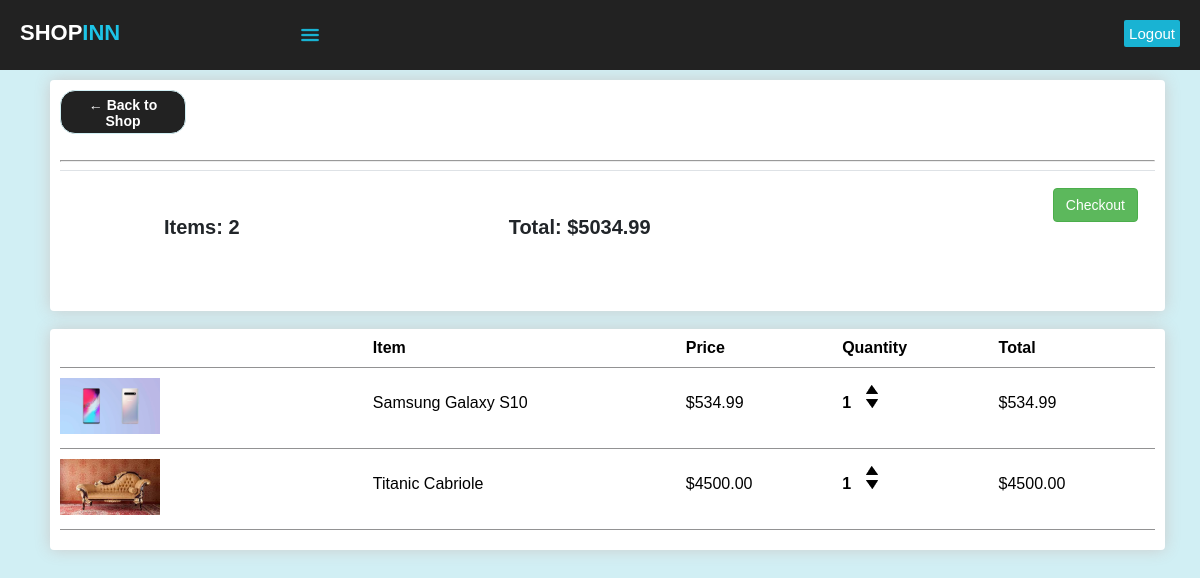
The app's page /cart/ (signed in) with its own data.
### accounts/models.py (models this page shows, shortened)
class Order(models.Model):
	customer = models.ForeignKey(Customer, on_delete=models.SET_NULL, blank=True, null=True)
	date_ordered = models.DateTimeField(auto_now_add=True)
	complete = models.BooleanField(default=False)
	transaction_id = models.CharField(max_length=100, null=True)
	@property
	def get_cart_total(self):
		orderitems = self.orderitem_set.all()
		total = sum([item.get_total for item in orderitems])
		return total
	@property
	def get_cart_items(self):
		orderitems = self.orderitem_set.all()
		total = sum([item.quantity for item in orderitems])
		return total

class OrderItem(models.Model):
	product = models.ForeignKey(Product, on_delete=models.SET_NULL, null=True, blank=True)
	order = models.ForeignKey(Order, on_delete=models.SET_NULL, null=True, blank=True)
	quantity = models.IntegerField(default=0, null=True, blank=True)
	date_added = models.DateTimeField(auto_now_add=True)
	@property
	def get_total(self):
		total = self.product.price * self.quantity
		return total

class Product(models.Model):
	name = models.CharField(max_length=200, null=True)
	price = models.FloatField()
	digital = models.BooleanField(default=False,null=True, blank=False)
	image = models.ImageField(null=True, blank=True)
	@property
	def imageURL(self):
		try:
			url = self.image.url
		except:
			url = 'static/images/222.jpg'
		return url

### accounts/views.py (the view)
# urls.py: path('cart/', views.cart, name="cart"),
def cart(request):
	data = cartData(request)
	items = data['items']
	order = data['order']
	cartItems = data['cartItems']
	context = {'items':items, 'order':order}
	return render (request,'accounts/cart.html', context)

### accounts/utils.py (called while the page is built)
def cartData(request):
	if request.user.is_authenticated:
		customer = request.user.customer
		order, created = Order.objects.get_or_create(customer=customer, complete=False)
		items = order.orderitem_set.all()
		cartItems = order.get_cart_items
	else:
		cookieData = cookieCart(request)
		items = cookieData['items']
		order = cookieData['order']
		cartItems = cookieData['cartItems']
	return {'cartItems':cartItems, 'order':order, 'items':items}

### accounts/templates/accounts/cart.html
{% extends 'accounts/main.html' %}
{% load static %}
{% block content %}
<div class="row">
	<div class="column2">
		<div class="ebox">
			<a class="btn backshop" href="{% url 'home' %}"><span class="bold">&#x2190; Back to Shop</span></a>
			<br>
			<br>
			<hr>
			<table class="table">
				<tr>
					<th><h5>Items: <strong>{{order.get_cart_items}}</strong></h5></th>
					<th><h5>Total: <strong>${{order.get_cart_total|floatformat:2}}</strong></h5></th>
					<th>
						<a style="float: right; margin: 5px;" class="btn-checkout" href="{% url 'checkout' %}">Checkout</a>
					</th>
				</tr>
			</table>
		</div>
		<br>
		<div class="ebox">
			<div class="checkcart">
				<div style="flex: 2"></div>
				<div style="flex: 2"><strong>Item</strong></div>
				<div style="flex: 1"><strong>Price</strong></div>
				<div style="flex: 1"><strong>Quantity</strong></div>
				<div style="flex: 1"><strong>Total</strong></div>
			</div>
			{% for item in items %}
			<div class="checkcart">
				<div style="flex: 2"><img class="checkcart-img" src="{{item.product.imageURL}}"></div>
				<div style="flex: 2"><p>{{item.product.name}}</p></div>
				<div style="flex: 1"><p>${{item.product.price|floatformat:2}}</p></div>
				<div style="flex: 1">
					<p class="quantity">{{item.quantity}}</p>
					<div class="quantity">
						<img data-product="{{item.product.id}}" data-action="add" class="chg-quantity upcart" src="{% static 'images/arrow-up.png' %}">
						<img data-product="{{item.product.id}}" data-action="remove" class="chg-quantity upcart" src="{% static 'images/arrow-down.png' %}">
					</div>
				</div>
				<div style="flex: 1"><p>${{item.get_total|floatformat:2}}</</p></div>
			</div>
			{% endfor %}
		</div>
	</div>
</div>
{% endblock %}

### static/css/main.css (style rules this page uses)
body { margin: 0; background-color: #d1eff4; font-family: sans-serif, helvetica; font-weight: 300; }
.row { margin-right: auto; margin-left: 35px; margin-top: 80px; z-index: 1; }
.btn { width: 100px; height: 30px; border: none; background-color: #222; color: white; border-radius: 15px; transition: ease-out 0,3s; font-size: 15px; outline: none; border: 1px solid #d1eff4; position: relative; z-index: 1; }
.btn:before { transition: 0.5s all ease; position: absolute; border-radius: 15px; top: 0; left: 50%; right: 50%; bottom: 0; opacity: 0; content: ""; background-color: #d1eff4; }
.column2 { position: relative; min-height: 1px; padding-right: 15px; padding-left: 15px; float: left; width: 100%; }
.ebox { box-shadow: hsl(0, 0%, 80%) 0 0 16px; background-color: #fff; border-radius: 4px; padding: 10px; margin-right: 50px; }
table { border-spacing: 0; border-collapse: collapse; background-color: transparent; }
.table { width: 100%; max-width: 100%; margin-bottom: 20px; }
.table td, .table th { background-color: #fff; }
.backshop { display: inline-block; padding: 6px 12px; margin-bottom: 0; font-size: 14px; font-weight: normal; text-align: center; vertical-align: middle; -ms-touch-action: manipulation; touch-action: manipulation; cursor: pointer; -webkit-user-select: none; -moz-user-select: none; -ms-user-select: none; user-select: none; text-decoration: none; }
.bold { font-weight: bolder; }
.btn-checkout { display: inline-block; padding: 6px 12px; margin-bottom: 0; font-size: 14px; font-weight: normal; line-height: 1.42857143; text-align: center; white-space: nowrap; vertical-align: middle; -ms-touch-action: manipulation; touch-action: manipulation; cursor: pointer; -webkit-user-select: none; -moz-user-select: none; -ms-user-select: none; user-select: none; background-image: none; border: 1px solid transparent; border-radius: 4px; color: #fff; background-color: #5cb85c; border-color: #4cae4c; text-decoration: none; }
h5 { font-weight: bold; font-size: 20px; }
.checkcart { display: flex; align-items: flex-stretch; padding-bottom: 10px; margin-bottom: 10px; border-bottom: 1px solid #929293; }
.checkcart-img { width: 100px; }
.quantity { display: inline-block; font-weight: 700; padding-right: 10px; }
.chg-quantity { width: 12px; cursor: pointer; display: block; margin-top: 5px; transition:.1s; }
.table { width: 100%; margin-bottom: 1rem; color: #212529; }
.table th, .table td { padding: 0.75rem; vertical-align: top; border-top: 1px solid #dee2e6; text-align: center; }

### records on screen
Order: get_cart_items "2", get_cart_total "5034.99"
OrderItem: product.imageURL (picture), product.name "Samsung Galaxy S10", product.price "534.99", quantity "1", get_total "534.99"
OrderItem: product.imageURL (picture), product.name "Titanic Cabriole", product.price "4500.00", quantity "1", get_total "4500.00"
